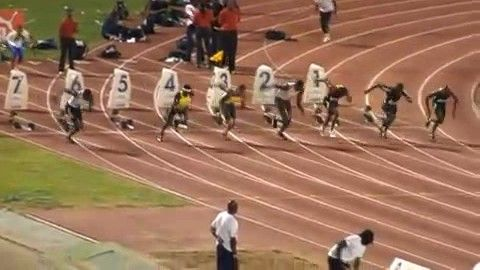
#> input picture Code/Bolt2/img/0003.jpg, 480 x 270 px
$ python -i commonutils.py   (imports and definitions only)
#> lines starting #> are read from the running program, lines starting #| are printed output that depends on the picture
#> further down, picture is the input picture: shape (270, 480, 3); mean B, G, R 89.8, 114.5, 152.6
import numpy as np
import cv2
import math
import copy


# [26 lines left out: functions jacobian, get_template, not called in this run]

def normalize_image(image, template):
    image = (image * (np.mean(template)/np.mean(image))).astype(float)
    return image


# [4 lines left out: function resample_image, not called in this run]


def crop(img, roi):
    return img[roi[0][1]:roi[1][1], roi[0][0]:roi[1][0]]


# [8 lines left out: function gamma_correction, not called in this run]


def equalize_light(image, limit=12.0, grid=(2,2), gray=False):
#> called with limit = 12, grid = (2, 2), gray = False
    if (len(image.shape) == 2):
        image = cv2.cvtColor(image, cv2.COLOR_GRAY2BGR)
        gray = True

    clahe = cv2.createCLAHE(clipLimit=limit, tileGridSize=grid)
    lab = cv2.cvtColor(image, cv2.COLOR_BGR2LAB)
#> lab: shape (270, 480, 3); mean of channels 0, 1, 2 130.5, 139.8, 147.6
    l, a, b = cv2.split(lab)
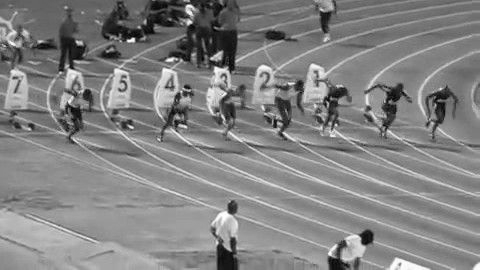
#> l: shape (270, 480); min 1, max 255, mean 130.5
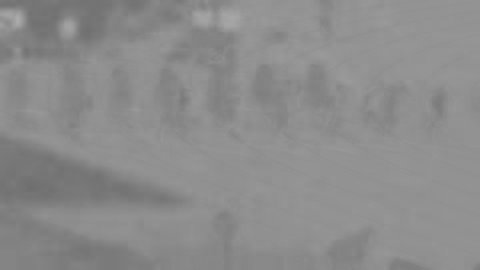
#> a: shape (270, 480); min 111, max 172, mean 139.8
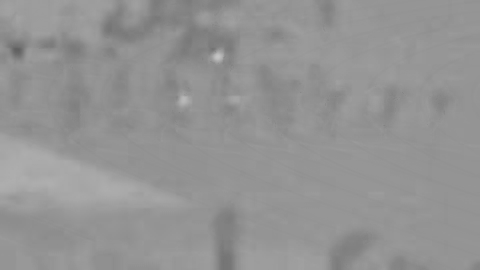
#> b: shape (270, 480); min 96, max 196, mean 147.6

    cl = clahe.apply(l)
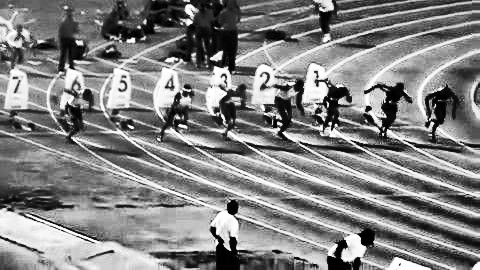
#> cl: shape (270, 480); min 0, max 255, mean 130
    #cl = cv2.equalizeHist(l)
    limg = cv2.merge((cl,a,b))
#> limg: shape (270, 480, 3); mean of channels 0, 1, 2 130, 139.8, 147.6

    image = cv2.cvtColor(limg, cv2.COLOR_LAB2BGR)
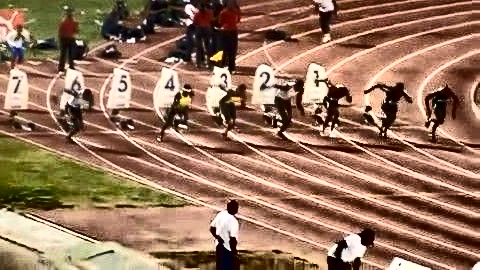
#> image: shape (270, 480, 3); mean B, G, R 92.3, 116.5, 152.5
    if gray:
        image = cv2.cvtColor(image, cv2.COLOR_BGR2GRAY)

    return np.uint8(image)


# [39 lines left out: functions update_roi_bolt, update_roi_car, update_roi_baby, not called in this run]

>>> import cv2
>>> picture = cv2.imread('Bolt2/img/0003.jpg')
>>> result = equalize_light(picture)

$ run again, on Code/Bolt2/img/0009.jpg
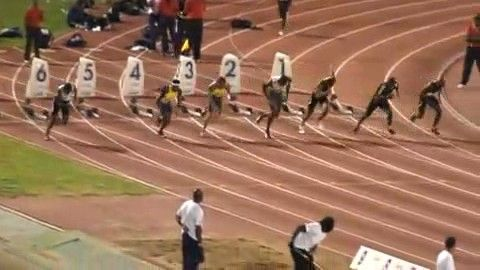
#> input picture Code/Bolt2/img/0009.jpg, 480 x 270 px
#> picture is the input picture: shape (270, 480, 3); mean B, G, R 90.8, 114.8, 154.4
#> lab: shape (270, 480, 3); mean of channels 0, 1, 2 131.2, 140.5, 147.5
#> in equalize_light, `cl = clahe.apply(l)`:
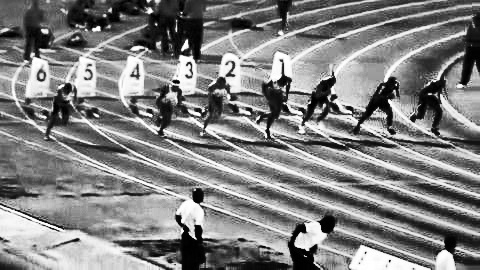
#> cl: shape (270, 480); min 0, max 255, mean 129.7
#> limg: shape (270, 480, 3); mean of channels 0, 1, 2 129.7, 140.5, 147.5
#> in equalize_light, `image = cv2.cvtColor(limg, cv2.COLOR_LAB2BGR)`:
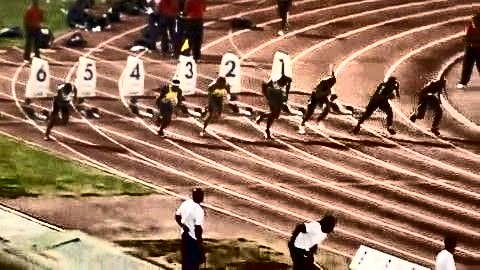
#> image: shape (270, 480, 3); mean B, G, R 92.4, 115.9, 153.3

$ run again, on Code/Bolt2/img/0014.jpg
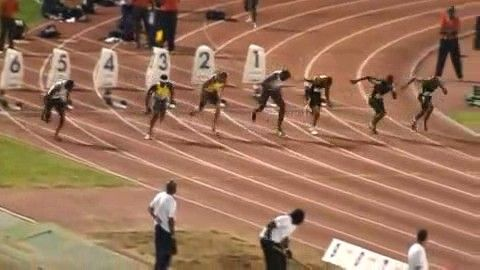
#> input picture Code/Bolt2/img/0014.jpg, 480 x 270 px
#> picture is the input picture: shape (270, 480, 3); mean B, G, R 91.4, 115.3, 155
#> lab: shape (270, 480, 3); mean of channels 0, 1, 2 131.7, 140.5, 147.4
#> in equalize_light, `cl = clahe.apply(l)`:
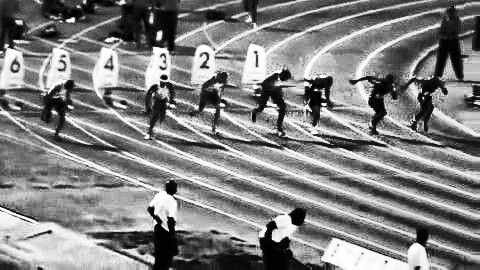
#> cl: shape (270, 480); min 0, max 255, mean 129.5
#> limg: shape (270, 480, 3); mean of channels 0, 1, 2 129.5, 140.5, 147.4
#> in equalize_light, `image = cv2.cvtColor(limg, cv2.COLOR_LAB2BGR)`:
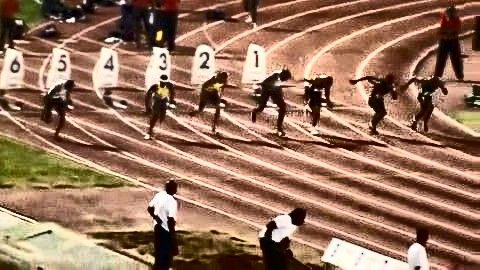
#> image: shape (270, 480, 3); mean B, G, R 92.4, 115.8, 153.2

$ run again, on Code/Bolt2/img/0018.jpg
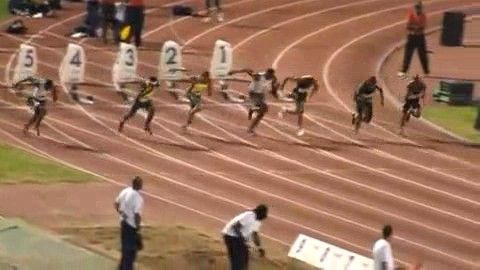
#> input picture Code/Bolt2/img/0018.jpg, 480 x 270 px
#> picture is the input picture: shape (270, 480, 3); mean B, G, R 92.4, 115.6, 155.9
#> lab: shape (270, 480, 3); mean of channels 0, 1, 2 132.2, 140.9, 147.1
#> in equalize_light, `cl = clahe.apply(l)`:
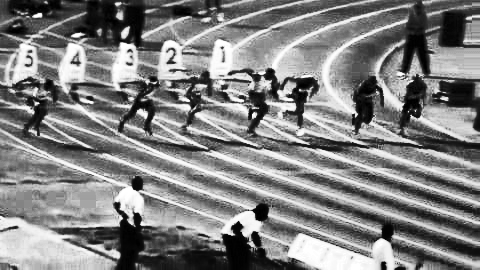
#> cl: shape (270, 480); min 0, max 255, mean 129.4
#> limg: shape (270, 480, 3); mean of channels 0, 1, 2 129.4, 140.9, 147.1
#> in equalize_light, `image = cv2.cvtColor(limg, cv2.COLOR_LAB2BGR)`:
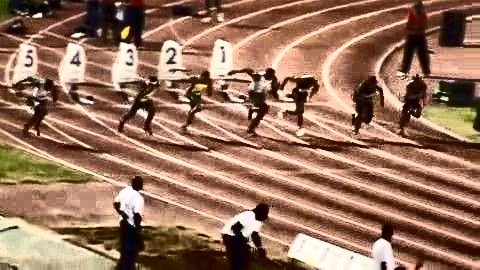
#> image: shape (270, 480, 3); mean B, G, R 93, 115.6, 153.7
